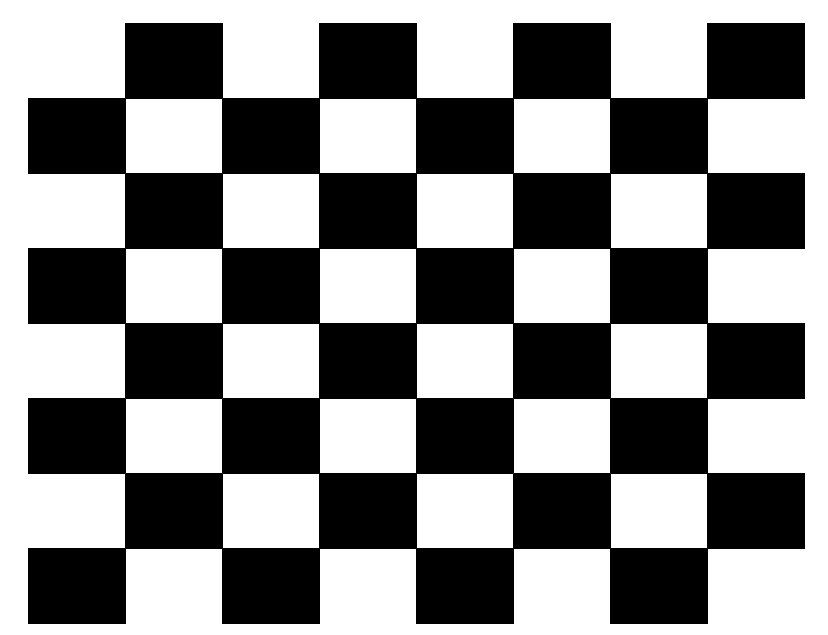
#> input picture Harris Corner Detection/chessboard.jpg, 828 x 635 px
$ jupyter execute 'harris corner detection.ipynb'
#> lines starting #> are read from the running program, lines starting #| are printed output that depends on the picture; after the words box and inside, x2 and y2 are one past the last pixel; in counts of white or black regions, pixels touching at a corner belong together
# 1. Harris corner

- 2차 모멘트 행렬 $\mathbf{A}$가 다음과 같을 때,
$$
\mathbf{A}=\begin{pmatrix} {G * {d_y}^2} & {G * {d_y}{d_x}} \\ {G * {d_y}{d_x}} & {G * {d_x}^2} \end{pmatrix}
$$

<br>

- $\mathbf{A}$를 다음과 같이 표현하면
$$
\mathbf{A}=\begin{pmatrix} p & r \\ r & q \end{pmatrix}
$$

<br>

- 특징 가능성 $R$는 다음과 같이 표현됨
$$
R = det(\mathbf{A}) - k \times trace(\mathbf{A})^2  \\
= (pq-r^2)-k(p+q)^2
$$

<br>

### [reference]
- [link #1 - opencv](https://opencv-python-tutroals.readthedocs.io/en/latest/py_tutorials/py_feature2d/py_features_harris/py_features_harris.html)
- [link #2 - blog](https://webnautes.tistory.com/1291)

# 2. Practice

[cell 1]
import cv2
import numpy as np

## 이미지 읽어오기
img = cv2.imread('chessboard.jpg')
#> img is the input picture: shape (635, 828, 3); min 0, max 255, mean 139.4
gray = cv2.cvtColor(img, cv2.COLOR_BGR2GRAY)

## Harris corner 검출
## https://docs.opencv.org/2.4/modules/imgproc/doc/feature_detection.html#cornerharris
dst = cv2.cornerHarris(src = gray,      # 8-bit or floating-point, 1-channel 이미지
                       blockSize = 2,   # 코너 검출 시 고려할 이웃 픽셀의 거리
                       ksize = 3,       # Sobel 마스크의 크기
                       k = 0.04)        # 해리스 코너 검출 조절 파라미터
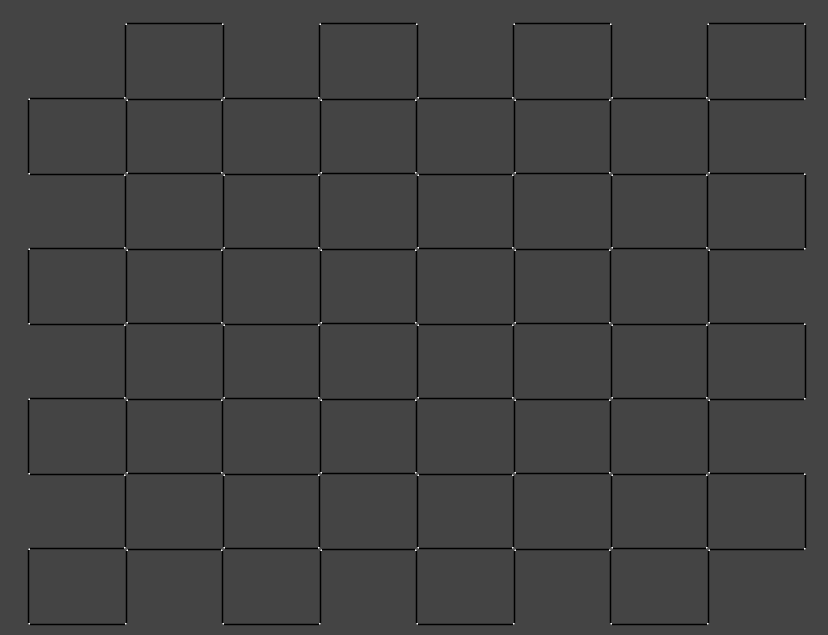
#> dst: shape (635, 828) float32; min -0.04, max 0.109, mean -0.00115; drawn with min black and max white

# (optional) 특징점을 크게 보기 위하여 팽창 모폴로지 연산 수행
dst = cv2.dilate(dst, None)
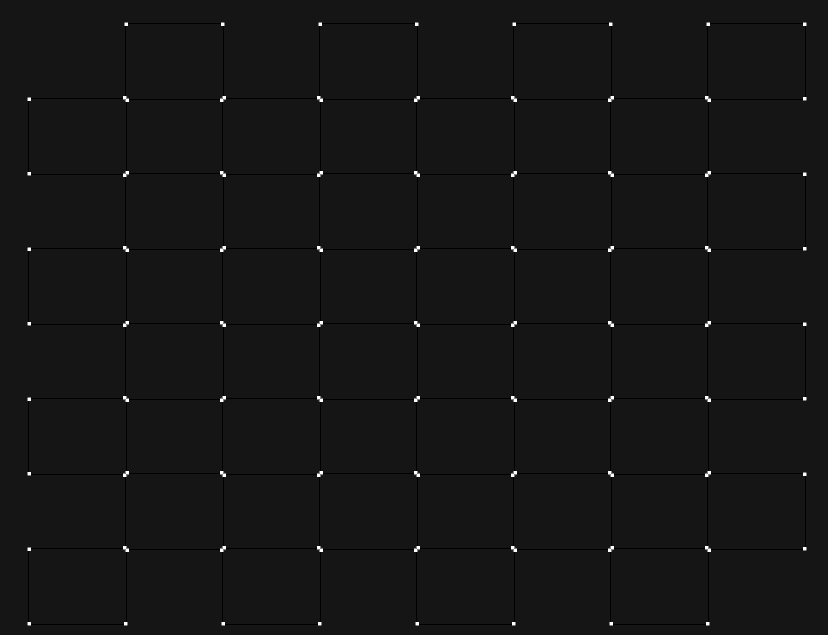
#> dst: shape (635, 828) float32; min -0.01, max 0.109, mean 0.000111; drawn with min black and max white

## 원하는 특징을 검출하기 위한 임계값 설정
#픽셀마다 R값이 들어가있음
# img[dst > 0.01*dst.max()] = [0,0,255]
img[dst > 0.01] = [0,0,255]#코너 부분만 빨간색으로 바꿔서 출력해주는 코드
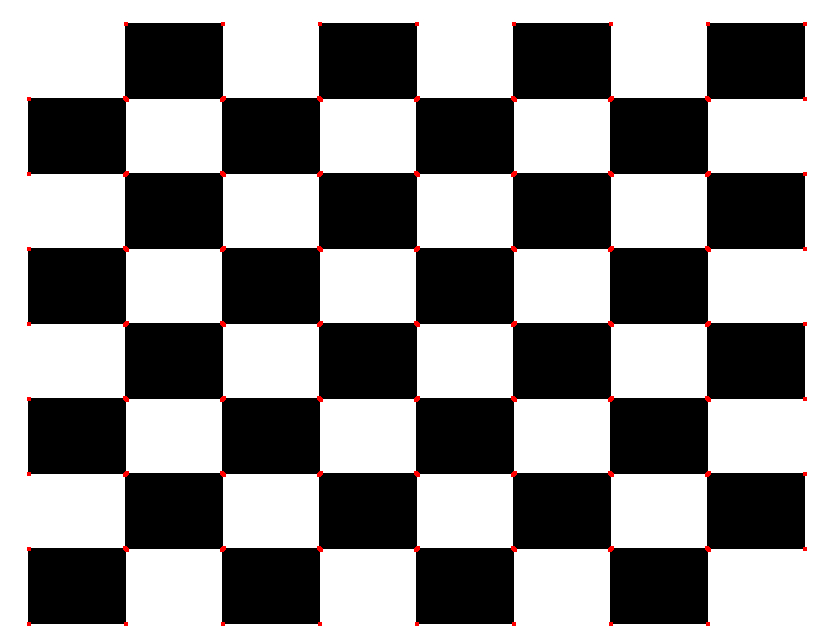
#> img: shape (635, 828, 3); 0.37% of pixels changed, all inside (x1, y1, x2, y2) = (27, 22, 807, 626)
#img[dst < 0] = [0,0,255]#dst가 0보다 작으면 edge성분만 나옴
#img[dst == 0] = [0,0,255]#dst가 0이면 평평한(색변화가 없는 지점) 부분만 나옴

## 결과 그리기
cv2.imshow('harris corner', img)
cv2.waitKey()

cv2.destroyAllWindows()
